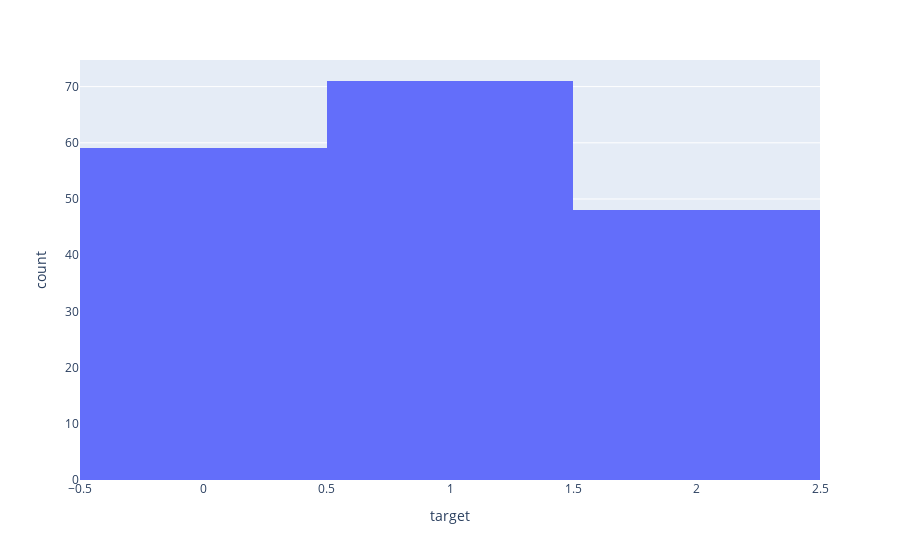
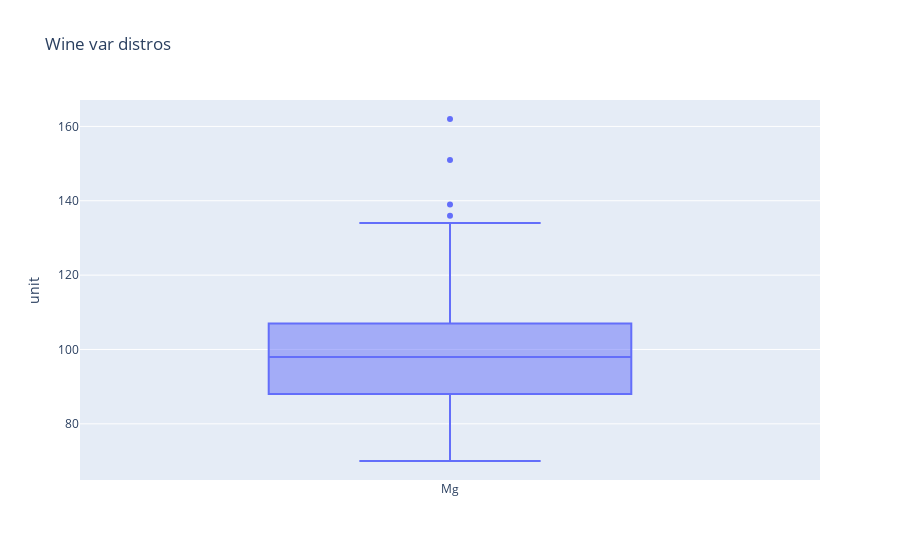
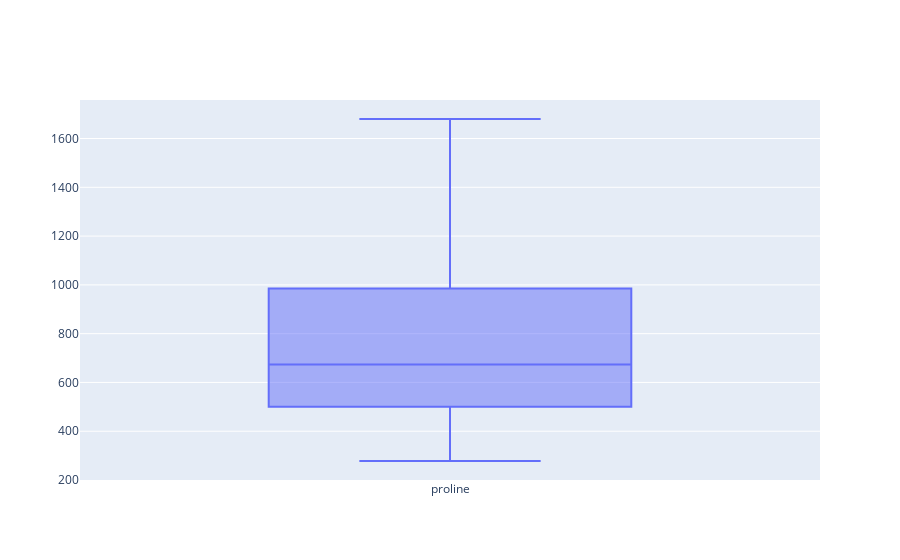
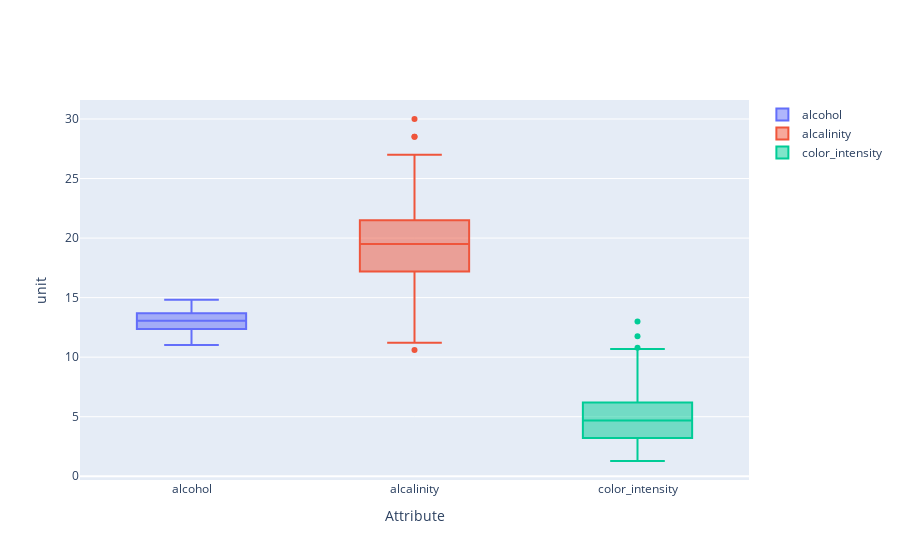

Notebook source saved alongside these figures, in order:
### Markdown cell above
#### 3) Perform your EDA. Minimally, you should be reporting:  
a) Distributions of the target class  
b) Distributions of the variables  
c) Distributions of the variables, given each target class. Numeric and visual summaries are useful here.

### Code cell
import plotly.graph_objects as go
lt5fig = go.Figure()
for col in df_wine.columns:
    if col == "target": continue
    if df_wine[col].max() <=6 :
        lt5fig.add_trace(go.Box(y=df_wine[col],name=col))
lt5fig.update_layout(
    xaxis_title="Attribute",
    yaxis_title="unit"
    )
gt5fig = go.Figure()
for col in df_wine.columns:
    if col == "target": continue
    if df_wine[col].max() >6 and col != "proline" and col != "Mg":
        gt5fig.add_trace(go.Box(y=df_wine[col],name=col))
gt5fig.update_layout(
    xaxis_title="Attribute",
    yaxis_title="unit"
    )
prolineFig = go.Figure()
prolineFig.add_trace(go.Box(y=df_wine["proline"],name="proline"))
mgFig = go.Figure()
mgFig.add_trace(go.Box(y=df_wine["Mg"],name="Mg"))
mgFig.update_layout(
    title="Wine var distros",
    yaxis_title="unit"
    )
import plotly.express as px
tarFig = px.histogram(df_wine, x="target")
tarFig.show()
mgFig.show()
prolineFig.show()
gt5fig.show()
lt5fig.show()

### Figure 1 — Plotly figure (JSON) as saved in the notebook; plotly's stock layout.template omitted (floating-point values rounded to 4 significant figures; data arrays with more than 128 entries replaced by an {"elided": "..."} marker saying what was removed)
{"data": [{"alignmentgroup": "True", "bingroup": "x", "hoverlabel": {"namelength": 0}, "hovertemplate": "target=%{x}<br>count=%{y}", "legendgroup": "", "marker": {"color": "#636efa"}, "name": "", "offsetgroup": "", "orientation": "v", "showlegend": false, "type": "histogram", "x": {"elided": "178 int values"}, "xaxis": "x", "yaxis": "y"}], "layout": {"autosize": true, "barmode": "relative", "legend": {"tracegroupgap": 0}, "margin": {"t": 60}, "xaxis": {"anchor": "y", "autorange": true, "domain": [0, 1], "range": [-0.5, 2.5], "title": {"text": "target"}, "type": "linear"}, "yaxis": {"anchor": "x", "autorange": true, "domain": [0, 1], "range": [0, 74.74], "title": {"text": "count"}}}}

### Figure 2 — Plotly figure (JSON) as saved in the notebook; plotly's stock layout.template omitted (floating-point values rounded to 4 significant figures; data arrays with more than 128 entries replaced by an {"elided": "..."} marker saying what was removed)
{"data": [{"name": "Mg", "type": "box", "y": {"elided": "178 int values"}}], "layout": {"autosize": true, "title": {"text": "Wine var distros"}, "xaxis": {"autorange": true, "range": [-0.5, 0.5], "type": "category"}, "yaxis": {"autorange": true, "range": [64.89, 167.1], "title": {"text": "unit"}, "type": "linear"}}}

### Figure 3 — Plotly figure (JSON) as saved in the notebook; plotly's stock layout.template omitted (floating-point values rounded to 4 significant figures; data arrays with more than 128 entries replaced by an {"elided": "..."} marker saying what was removed)
{"data": [{"name": "proline", "type": "box", "y": {"elided": "178 int values"}}], "layout": {"autosize": true, "xaxis": {"autorange": true, "range": [-0.5, 0.5], "type": "category"}, "yaxis": {"autorange": true, "range": [200.1, 1758.0], "type": "linear"}}}

### Figure 4 — Plotly figure (JSON) as saved in the notebook; plotly's stock layout.template omitted (floating-point values rounded to 4 significant figures; data arrays with more than 128 entries replaced by an {"elided": "..."} marker saying what was removed)
{"data": [{"name": "alcohol", "type": "box", "y": {"elided": "178 float values"}}, {"name": "alcalinity", "type": "box", "y": {"elided": "178 float values"}}, {"name": "color_intensity", "type": "box", "y": {"elided": "178 float values"}}], "layout": {"autosize": true, "xaxis": {"autorange": true, "range": [-0.5, 2.5], "title": {"text": "Attribute"}, "type": "category"}, "yaxis": {"autorange": true, "range": [-0.3156, 31.6], "title": {"text": "unit"}, "type": "linear"}}}
